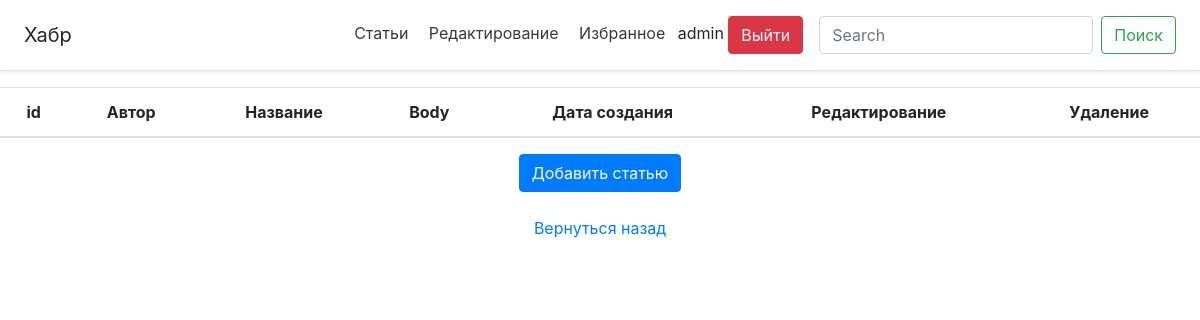
Before: /editpage (signed in) with the older database file.
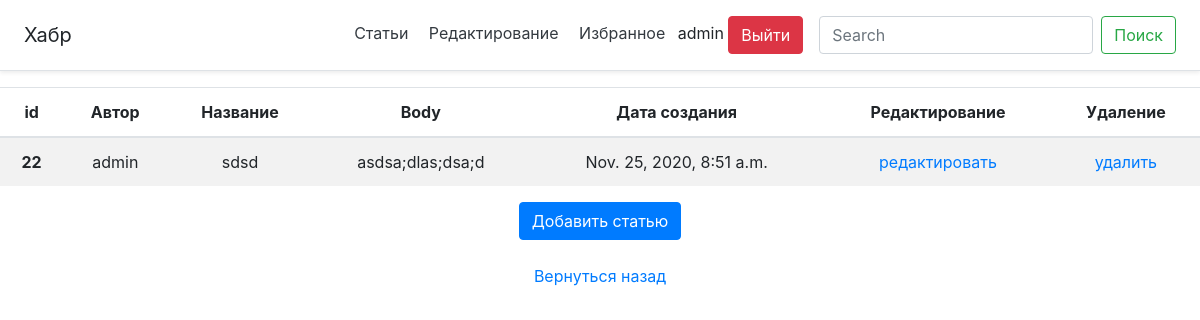
After: the same page with the newer database file.
### main/models.py (models this page shows, shortened)
class Article(models.Model):
    user_id = models.ForeignKey(User, on_delete=models.CASCADE, blank=True, null=True)
    create_date = models.DateTimeField(auto_now=True)
    title = models.CharField('title', max_length=100, null=False)
    body = models.TextField('body', null=False)

### main/views.py (the view, shortened to what this page needs)
# urls.py: path('editpage', views.ArticleEditView.as_view(), name='editpage'),
class ArticleEditView(LoginRequiredMixin, CreateView):
    login_url = reverse_lazy('login')
    model = Article
    template_name = 'main/editpage.html'
    form_class = ArticleForm
    success_url = reverse_lazy('editpage')
    def get_context_data(self, **kwargs):
        kwargs['list_articles'] = Article.objects.all()
        return super().get_context_data(**kwargs)

### main/forms.py
class ArticleForm(forms.ModelForm):
    class Meta:
        model = Article
        fields = ('title', 'body')
    def __init__(self, *args, **kwargs):
        super().__init__(*args, **kwargs)
        for field in self.fields:
            self.fields[field].widget.attrs['class'] = 'form-control'

### main/templates/main/editpage.html (shortened to what this page needs)
{% extends 'main/base.html' %}
{% block content %}
{% if update %}
<p class="mt-4">Страница Редактирования</p>
<form id="update_form" method="post">{% csrf_token %}{{form}}</form><br>
<button type="submit" form="update_form" class="btn btn-primary">Обновить</button>
<br>
<br>
<a href="/editpage">Вернуться назад</a>
{% else %}
<table class="table table-striped">
    <thead>
      <tr>
        <th scope="col">id</th>
        <th scope="col">Автор</th>
        <th scope="col">Название</th>
        <th scope="col">Body</th>
        <th scope="col">Дата создания</th>
        <th scope="col">Редактирование</th>
        <th scope="col">Удаление</th>
      </tr>
    </thead>
    <tbody>
      {% for i in list_articles %}
      {% if request.user == i.user_id %}
      <tr>
        <th scope="row">{{i.id}}</th>
        <td>{{i.user_id}}</td>
        <td>{{i.title}}</td>
        <td>{{i.body|truncatechars:"100"}}</td>
        <td>{{i.create_date}}</td>
        <td><a href="{% url 'updatepage' i.id %}">редактировать</a></td>
        <td><a href="javascript: void()" onclick="delete_question{{i.id}}()">удалить</a>
        </td>
      </tr>
      {% endif %}
      {% endfor %}
    </tbody>
</table>
<button type="button" class="btn btn-primary" data-toggle="modal" data-target="#exampleModal">
  Добавить статью
</button><br>
<br>
<a href="/">Вернуться назад</a>
{% endif %}
{% endblock %}

Changed rows visible on the page:
added Article: id "22", user_id "admin", title "sdsd", body "asdsa;dlas;dsa;d", create_date "Nov. 25, 2020, 8:51 a.m."
